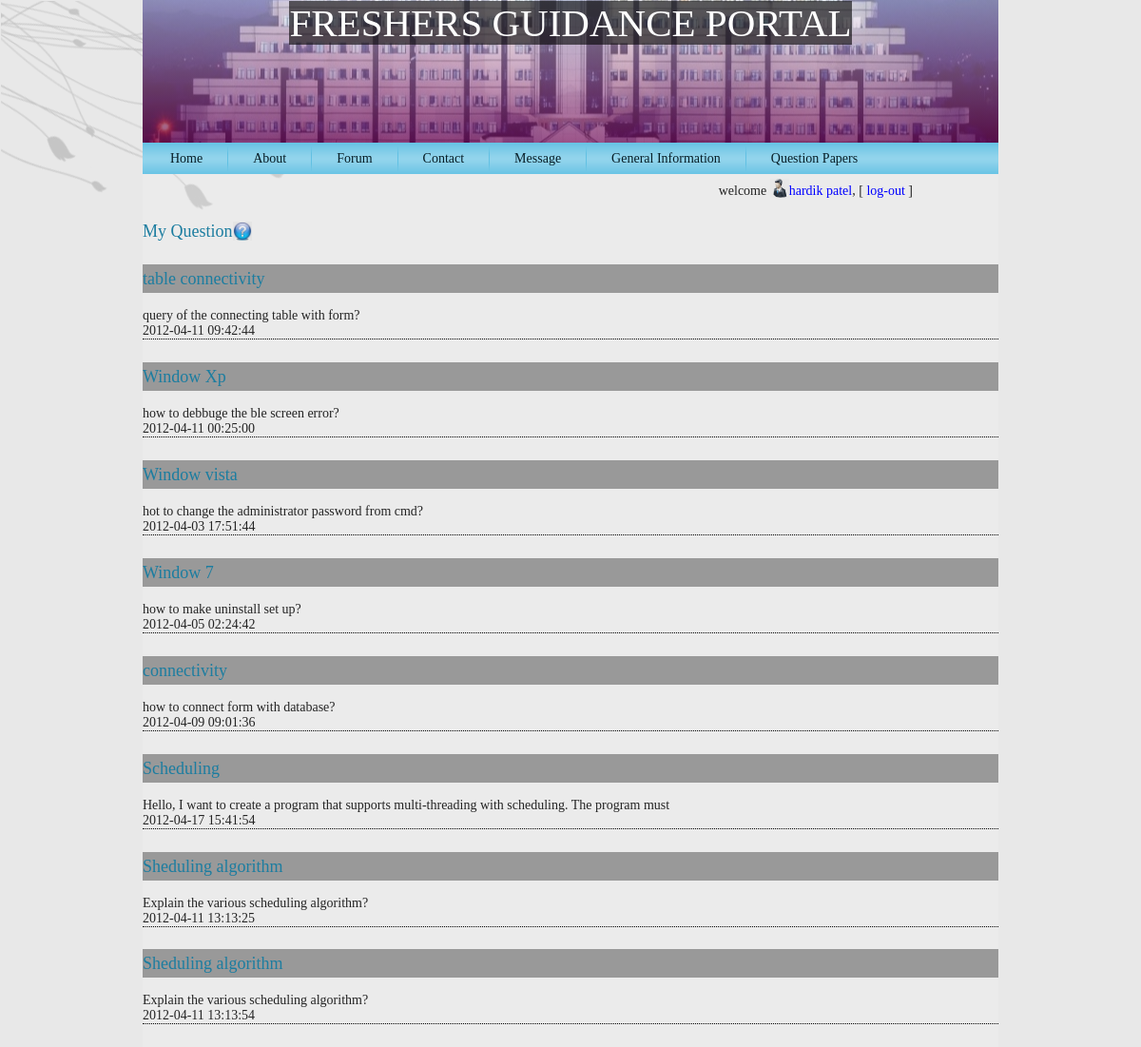
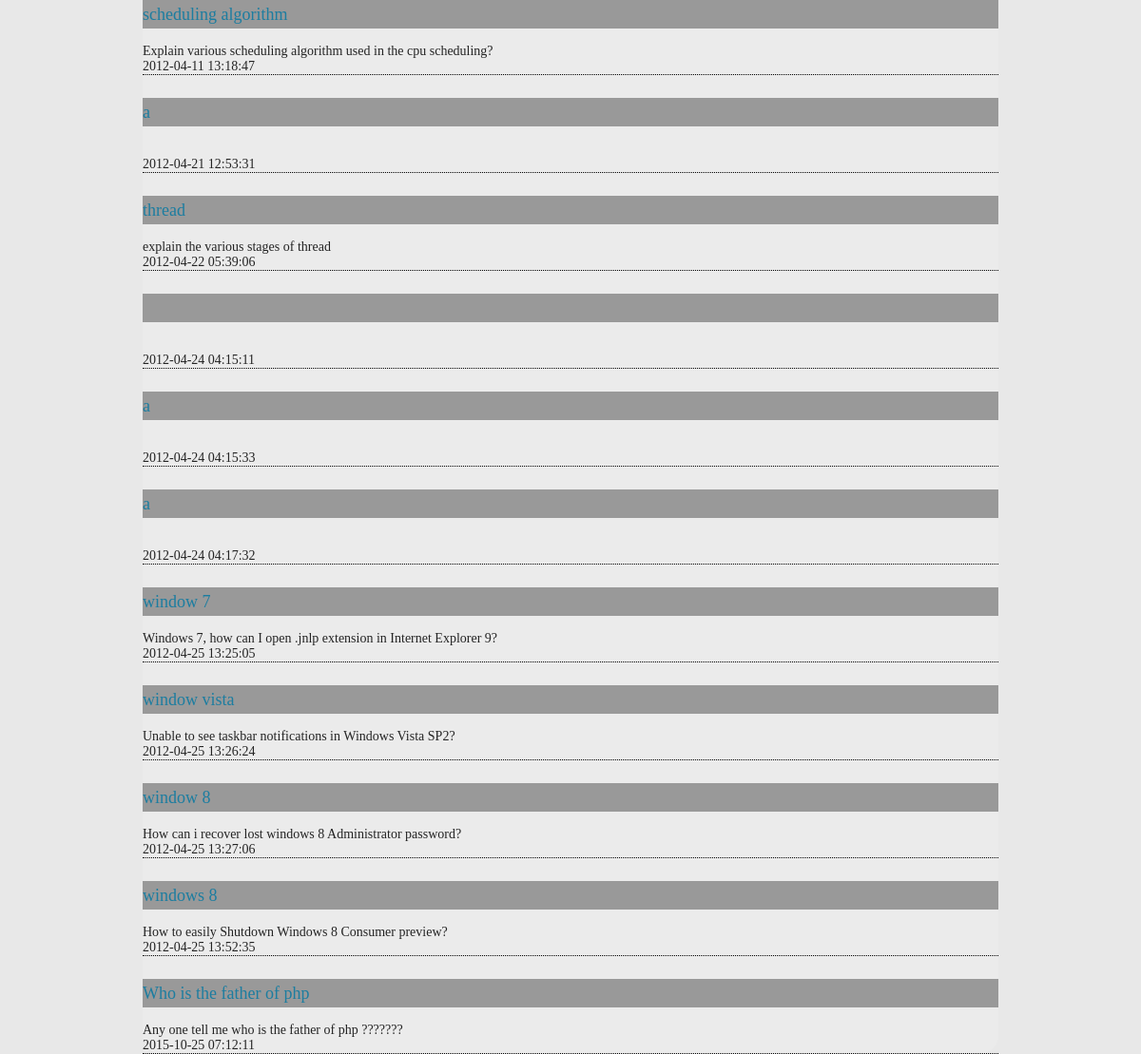
Screenshot of /que.php (signed in) with the database file from the repository (2 pictures, top to bottom).
### tables this page shows
CREATE TABLE IF NOT EXISTS `question` (
  `question_id` int(11) NOT NULL AUTO_INCREMENT,
  `heading` varchar(50) NOT NULL,
  `question_detail` varchar(2000) NOT NULL,
  `datetime` timestamp NOT NULL DEFAULT CURRENT_TIMESTAMP,
  `user_id` int(11) NOT NULL,
  `subtopic_id` int(11) NOT NULL,
  `views` int(11) NOT NULL,
  PRIMARY KEY (`question_id`)
);

### utility.php (called while the page is built, shortened)
<?php
	function ExecuteQuery ($SQL)
	{
		$rows = mysql_query ($SQL);
		return $rows;
	}
?>

### que.php (the view, shortened to what this page needs)
<?php
	require("header.php");
	require("checkUser.php");
	echo "<h4>My Question<img src='res/images/askq.jpg'  class='imagedel'/></h4>";
?>
<?php
$sql="SELECT * from question where user_id=$_SESSION[uid]";
$result=ExecuteQuery($sql);
		while($row = mysql_fetch_array($result))
		{
		echo "<span class='box2'>";
		echo "<span class='head'><a href='questionview.php?qid=$row[question_id]'><h4>$row[heading]</h4></a></span>";
		echo "</span>";
		echo  "<br/>";
		echo $row['question_detail'];
		echo  "<br/>";
		echo $row['datetime'];
		echo "<div class='line'></div>";
		}
?>

### res/style.css (style rules this page uses)
.line { border-bottom:1px dotted black; }
.box2 .head { display:block; height:30px; background-color:#999999; font-weight:bold; line-height:30px; }
.box2 { width: auto; background-color:#CCC; display:block; }
body { margin: 0 auto; padding: 0; background-color: #E8E8E8; }
body { font-family: Georgia, "Times New Roman", Times, Serif; font-size: 14px; color: #242424; }
a { font-family: Georgia, "Times New Roman", Times, Serif; text-decoration: none; color: #186C8B; }
a:link { font-family: Georgia, "Times New Roman", Times, Serif; text-decoration: none; color: blue; }
h1, h2, h3, h4, h5, h6, h1 a, h2 a, h3 a, h4 a, h5 a, h6 a h1 a:hover, h2 a:hover, h3 a:hover, h4 a:hover, h5 a:hover, h6 a:hover h1 a:visited, h2 a:visited, h3 a:visited, h4 a:visited, h5 a:visited, h6 a:visited { font-weight: normal; font-style: normal; text-decoration: none; }
h4, h4 a, h4 a:link, h4 a:visited, h4 a:hover { font-family: Georgia, "Times New Roman", Times, Serif; font-size: 18px; color: #1C7DA0; }
.imagedel { height:20px; width:20px; vertical-align:text-top; vertical-align:text-bottom; }

### rows the page displays
question: heading "table connectivity", question_detail "query of the connecting table with form?", datetime "2012-04-11 09:42:44"
question: heading "Window Xp", question_detail "how to debbuge the ble screen error?", datetime "2012-04-11 00:25:00"
question: heading "Window vista", question_detail "hot to change the administrator password from cmd?", datetime "2012-04-03 17:51:44"
question: heading "Window 7", question_detail "how to make uninstall set up?", datetime "2012-04-05 02:24:42"
question: heading "connectivity", question_detail "how to connect form with database?", datetime "2012-04-09 09:01:36"
question: heading "Scheduling", question_detail "Hello, I want to create a program that supports multi-threading with scheduling. The program must", datetime "2012-04-17 15:41:54"
question: heading "Sheduling algorithm", question_detail "Explain the various scheduling algorithm?", datetime "2012-04-11 13:13:25"
question: heading "Sheduling algorithm", question_detail "Explain the various scheduling algorithm?", datetime "2012-04-11 13:13:54"
question: heading "scheduling algorithm", question_detail "Explain various scheduling algorithm used in the cpu scheduling?", datetime "2012-04-11 13:18:47"
question: heading "a", datetime "2012-04-21 12:53:31"
question: heading "thread", question_detail "explain the various stages of thread", datetime "2012-04-22 05:39:06"
question: datetime "2012-04-24 04:15:11"
question: heading "a", datetime "2012-04-24 04:15:33"
question: heading "a", datetime "2012-04-24 04:17:32"
question: heading "window 7", question_detail "Windows 7, how can I open .jnlp extension in Internet Explorer 9?", datetime "2012-04-25 13:25:05"
question: heading "window vista", question_detail "Unable to see taskbar notifications in Windows Vista SP2?", datetime "2012-04-25 13:26:24"
question: heading "window 8", question_detail "How can i recover lost windows 8 Administrator password?", datetime "2012-04-25 13:27:06"
question: heading "windows 8", question_detail "How to easily Shutdown Windows 8 Consumer preview?", datetime "2012-04-25 13:52:35"
question: heading "Who is the father of php", question_detail "Any one tell me who is the father of php ???????", datetime "2015-10-25 07:12:11"

### other values shown
$_SESSION["fn"] "hardik patel"
